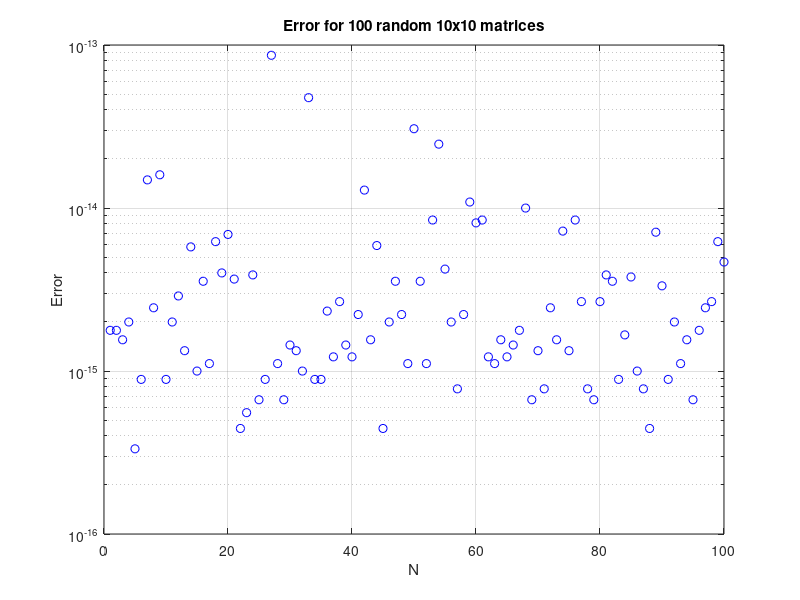

This chart was generated by the following MATLAB code:
% GERANDOM: Gaussian elimination for a random matrix.
%
%     Over a series of M trials, compute the solution to A*x = b
%     for an NxN random matrix A. Compute the mean/average error
%     over all M trial solutions and plot the results.
%
% YOU NEED MODIFY THIS CODE FOR CA3.

N = 10;  % matrix size
M = 100; % number of trials

delta = zeros(M,1);  % vector of errors
x = ones(N,1);       % exact solution vector
 
for k = 1 : M,
  A = 2*rand(N,N)-1; % random NxN matrix with entries in [-1, 1] 
  b = A * x;         % compute the right-hand side vector
  y = A \ b;         % approximate solution in floating-point
  delta(k) = max(abs(x-y)); % compute max-norm error
end

% Compute average error over all trials
EN = mean(delta)

% Plot the error using a log scale
semilogy(1:M, delta, 'bo')
title(['Error for ' num2str(M) ' random ' num2str(N) 'x' num2str(N) ' matrices'])
xlabel('N'), ylabel('Error')
grid on, shg
